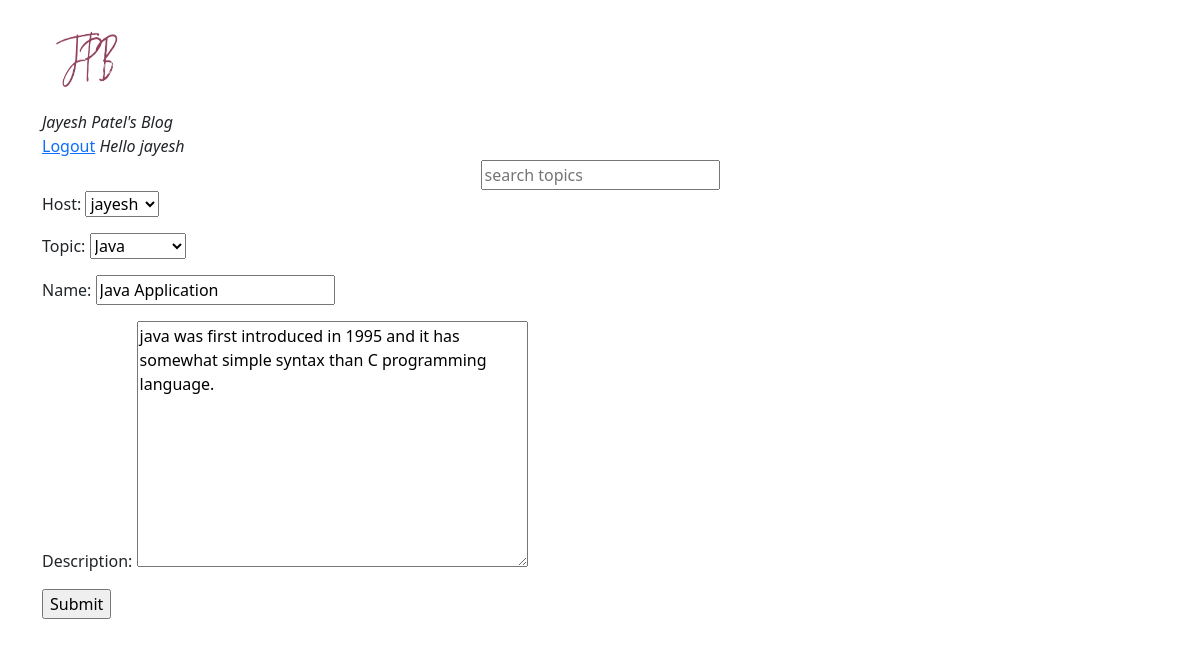
Page /update-room/7/ (signed in) on the committed database.
### base/models.py (models this page shows, shortened)
class Room(models.Model):
    host = models.ForeignKey(User, on_delete=models.SET_NULL, null=True)
    topic = models.ForeignKey(Topic, on_delete=models.SET_NULL, null=True)
    name = models.CharField(max_length=200)
    description = models.TextField(null=True, blank=True)
    update = models.DateTimeField(auto_now=True)
    created = models.DateTimeField(auto_now_add=True)
    class Meta:
        ordering = ['-update', '-created']

class Topic(models.Model):
    name = models.CharField(max_length=200)
    def __str__(self) -> str:
        return self.name

### base/views.py (the view)
# urls.py: path('update-room/<str:pk>/',updateroom,name='update-room'),
@login_required(login_url='login')
def updateroom(request,pk):
    room = Room.objects.get(id=pk)
    form = RoomForm(instance=room)
    if request.user!=room.host:
        return HttpResponse('You are not allowed here!!!')
    if request.method == 'POST':
        form = RoomForm(request.POST, instance=room)
        if form.is_valid():
            form.save()
            return redirect('home')
    context = {'form':form}
    return render(request, 'base/room_form.html',context)

### base/forms.py
class RoomForm(ModelForm):
    class Meta:
        model = Room
        fields = '__all__'

### base/templates/base/room_form.html (shortened to what this page needs)
{% extends 'main.html'%}
{% block content %}
<div>
    <form method="POST" action="">
        {{form.as_p}}
        <input type='submit' value='Submit'/>
    </form>
</div>
{% endblock %}

### templates/navbar.html (shortened to what this page needs)
{% load static %}
{% load bootstrap5 %}
<div class = "">
<a href='/'>
    <img src="{% static 'logo1-removebg-preview.png'%}" width="100" height="100">
</a><br><i>Jayesh Patel's Blog</i>
</div>
<div class="h-100 align-items-right justify-content-right">
    {% if request.user.is_authenticated %}
    <a href="{% url 'logout' %}">Logout</a>
    <i>Hello {{request.user}}</i>
    {% else %}
    <a href="{% url 'login' %}">Login</a>
    {% endif %}
    </div>
<div class="h-100 d-flex align-items-center justify-content-center">
<form method='GET' action="">
    <input type='text' name='q' placeholder='search topics'/>
</form>
</div>

### templates/main.html (style rules this page uses)
body { border-block: 10px solid white; }

### rows in the picture
Room: host "jayesh", topic "Java", description "java was first introduced in 1995 and it has somewhat simple syntax than C programming language."
Topic: name "Java Application"

### other values in the picture
{{ request.user }} "jayesh"
